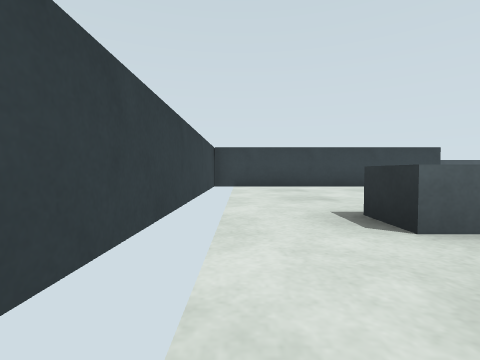
View 1 (above)

16 first-person views from a walk through a Gazebo world. The camera is 0.5 m above the floor, tilts 2° down and sees 85° across. The floor is counted in squares, 1 m on a side. Each view is taken from the middle of a square. On the plan, view 1 faces up. The plan holds only what a view shows up to about 9 squares ahead; the rest is blank. The place goes on beyond the plan.

View 2
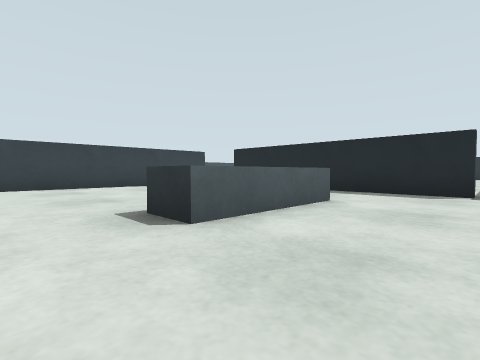

View 3
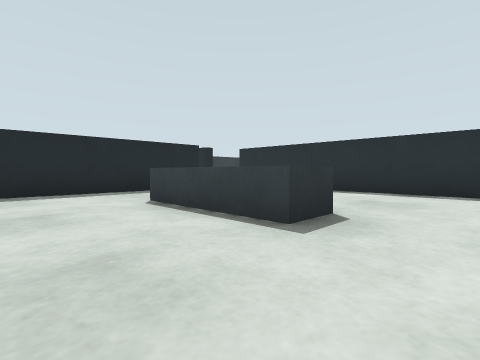

View 4
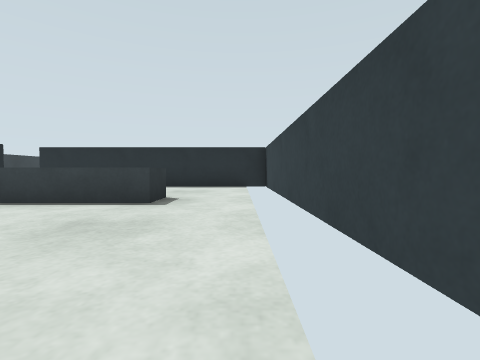

View 5
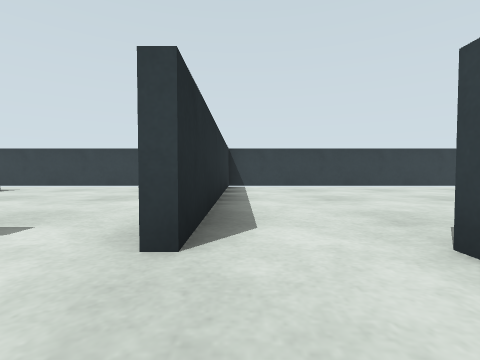

View 6
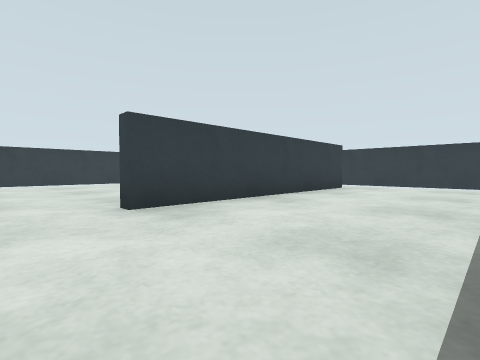

View 7
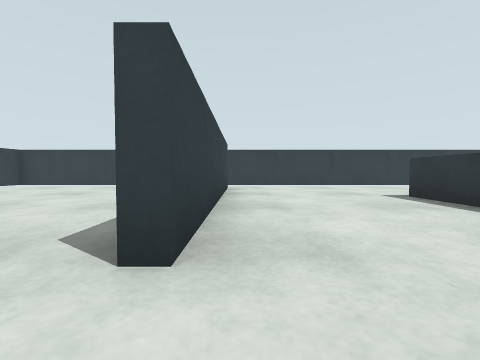

View 8
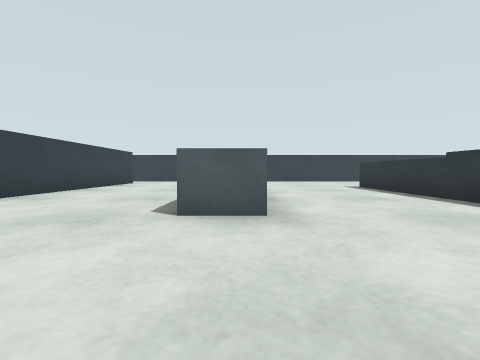

View 9
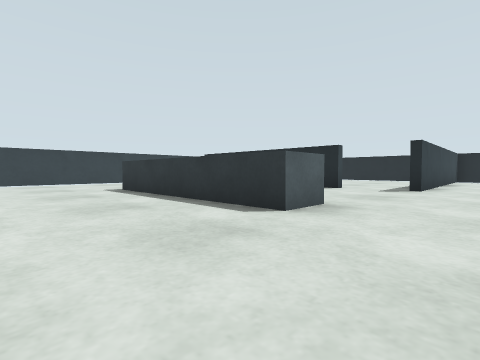

View 10
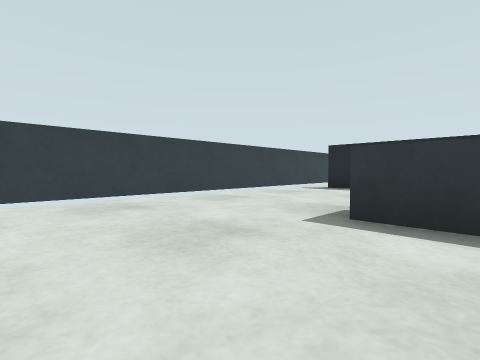

View 11
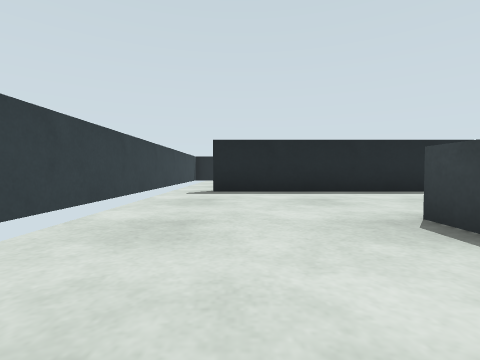

View 12
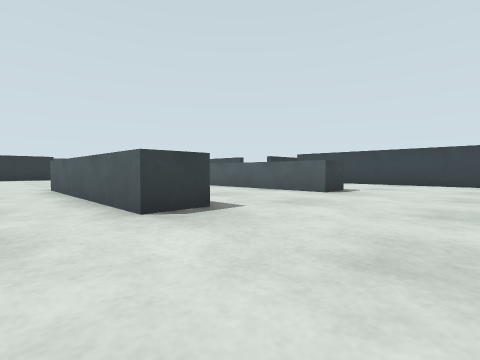

View 13
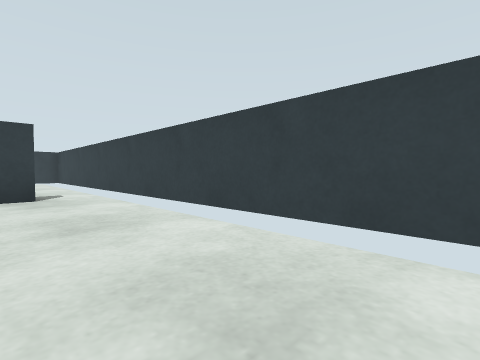

View 14
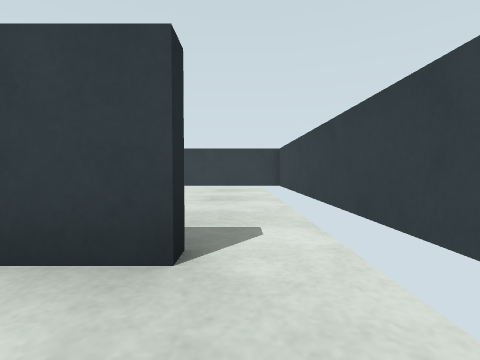

View 15
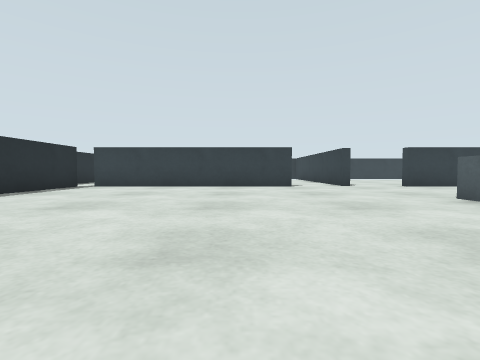

View 16
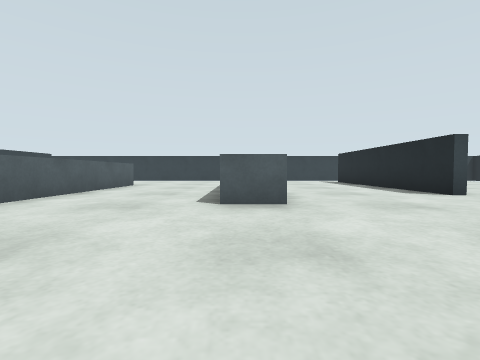

### Floor plan
Points are (right, up) in squares from view 1. A wall is a line through its corners. A room is listed if a view was taken in it or the views show most of it. See-through windows are left out.
Room 1 (views 1, 2, 3, 4)
walls: (-0.8, 6.2) (-0.8, 0.6); (5.5, 8.4) (-0.8, 8.4) (-0.8, 7.8); (6.4, 0.2) (6.4, 6.5); (-0.8, 7.6) (-0.8, 7); (-0.9, -1.4) (6.4, -1.4)
ways out: opening at (6, 7.5) to room 2
objects: grey box (2, 2) to (4, 3)
Room 2 (views 5, 6, 7, 8, 9, 10, 11, 12, 13, 14, 15, 16)
walls: (6.5, 8.4) (5.5, 8.4); (6.6, 6.8) (6.6, 0.2); (19.8, 10.4) (19.4, 10.4) (19.4, 16.8); (20.5, 8.4) (19.5, 8.4); (12, 18.3) (6.5, 18.3); (6.2, 16.7) (6.6, 16.7) (6.6, 10.4); (18.4, 18.3) (12.1, 18.3); (6.6, -0.2) (9.4, -0.2)
ways out: opening at (6, 7.5) to room 1; opening at (6, 10) to room 3; opening at (6, 17) to room 3; opening at (19, 17); opening at (19.5, 7.5); opening at (20, 10)
objects: grey box (11, 9) to (11, 14); grey box (15, 9) to (15, 14)
Room 3 (no view inside)
walls: (6.6, 10.4) (6.2, 10.4); (6.5, 18.3) (-0.5, 18.3); (-0.8, 18.4) (-0.8, 8.6); (0.1, 8.6) (6.5, 8.6)
ways out: opening at (6, 10) to room 2; opening at (6, 17) to room 2

Where each view was taken, in squares from view 1:
view 1: 0 up, 0 right, facing up
view 2: 0 up, 0 right, facing up-right
view 3: 5 up, 0 right, facing down-right
view 4: 7 up, 0 right, facing down
view 5: 9 up, 8 right, facing left
view 6: 9 up, 10 right, facing up-left
view 7: 9 up, 7 right, facing up
view 8: 6 up, 11 right, facing up
view 9: 7 up, 12 right, facing up-right
view 10: 13 up, 12 right, facing up-right
view 11: 16 up, 13 right, facing right
view 12: 17 up, 17 right, facing down-left
view 13: 16 up, 12 right, facing up-left
view 14: 17 up, 8 right, facing left
view 15: 5 up, 15 right, facing left
view 16: 5 up, 15 right, facing up
